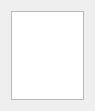
<?xml version="1.0" encoding="UTF-8"?>
<ui version="4.0">
 <class>Form</class>
 <widget class="QWidget" name="Form">
  <property name="geometry">
   <rect>
    <x>0</x>
    <y>0</y>
    <width>95</width>
    <height>111</height>
   </rect>
  </property>
  <property name="windowTitle">
   <string>Form</string>
  </property>
  <layout class="QVBoxLayout" name="verticalLayout">
   <item>
    <layout class="QHBoxLayout" name="horizontalLayout">
     <item>
      <widget class="QListWidget" name="listWidget">
       <property name="flow">
        <enum>QListView::LeftToRight</enum>
       </property>
      </widget>
     </item>
    </layout>
   </item>
  </layout>
 </widget>
 <resources/>
 <connections/>
</ui>
